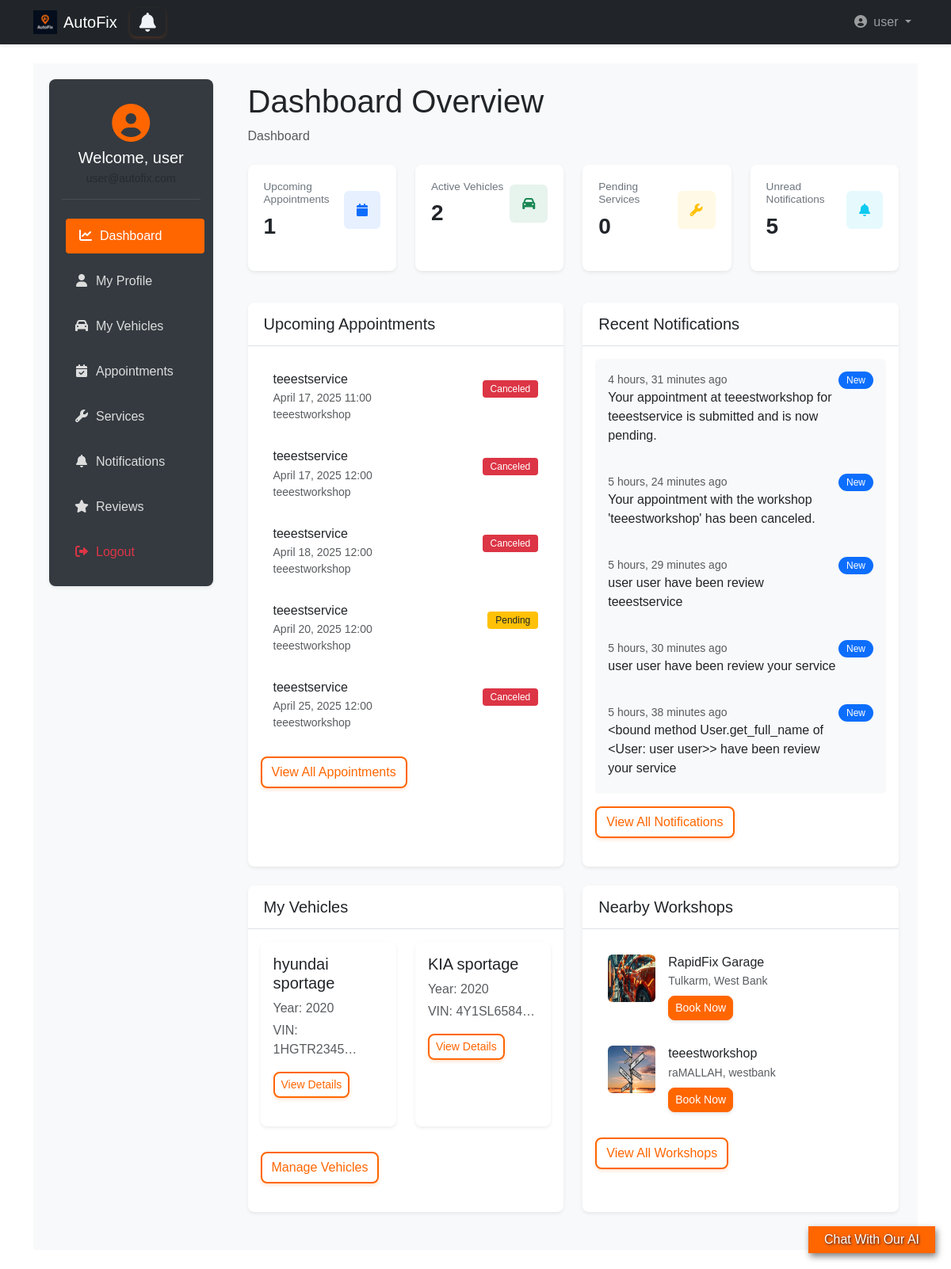
The app's page /user_dashboard/user/dashboard/ (signed in), older data.
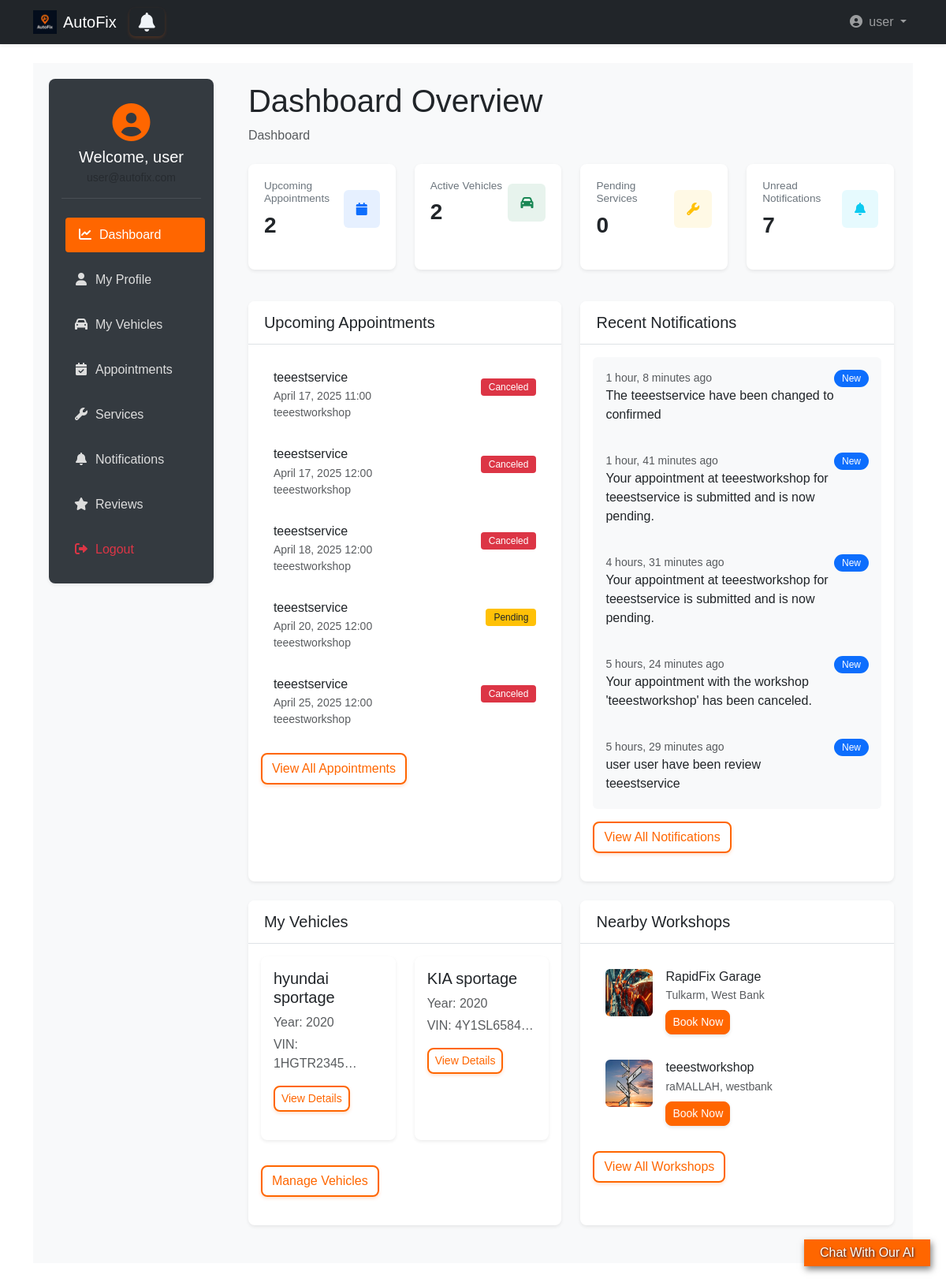
The same page, newer data.
### bookings/models.py (models this page shows, shortened)
class Booking(models.Model):
    STATUS_CHOICES = [
        ('pending', 'Pending'),
        ('confirmed', 'Confirmed'),
        ('completed', 'Completed'),
        ('canceled', 'Canceled'),
    ]
    user = models.ForeignKey(User, on_delete=models.CASCADE)
    car = models.ForeignKey(Car, on_delete=models.CASCADE, null=True, related_name='car_bookings')
    workshop = models.ForeignKey(Workshop, on_delete=models.CASCADE)
    service = models.ForeignKey(Service, on_delete=models.CASCADE, related_name='booking')
    appointment_date = models.DateTimeField()
    status = models.CharField(max_length=20, choices=STATUS_CHOICES, default='pending')
    created_at = models.DateTimeField(auto_now_add=True)
    objects = BookingManger()
    class Meta:
        ordering = ['-appointment_date']

class Notification(models.Model):
    user = models.ForeignKey(User, on_delete=models.CASCADE)
    message = models.CharField(max_length=255)  # Short message for the notification
    is_read = models.BooleanField(default=False)  # Whether the user has read the notification
    created_at = models.DateTimeField(auto_now_add=True)  # Timestamp when created
    booking = models.ForeignKey(Booking, on_delete=models.CASCADE, related_name='notifications')  # Link to a booking
    class Meta:
        ordering = ['-created_at']  # Order by newest first

### workshops/models.py (models this page shows, shortened)
class Service(models.Model):
    workshop = models.ForeignKey(Workshop, on_delete=models.CASCADE, related_name='services')
    name = models.CharField(max_length=255)
    price = models.DecimalField(max_digits=10, decimal_places=2)
    description = models.TextField(blank=True)
    duration = models.PositiveIntegerField(help_text="Duration in minutes")

class Workshop(models.Model):
    name = models.CharField(max_length=255)
    address = models.ForeignKey(Address, on_delete=models.CASCADE)
    phone = models.CharField(max_length=15)
    description = models.TextField(blank=True)
    image = models.ImageField(upload_to='workshops_images/', null=True, blank=True)
    owner = models.OneToOneField(User, on_delete=models.CASCADE, related_name="workshop", null=True)

### cars/models.py (models this page shows, shortened)
class Car(models.Model):
    user = models.ForeignKey(User, on_delete=models.CASCADE)
    make = models.CharField(max_length=255)
    model = models.CharField(max_length=255)
    year = models.IntegerField(null=True, blank=True)
    vin = models.CharField(max_length=17, unique=True)
    objects = CarManager()

### locations/models.py (models this page shows, shortened)
class Address(models.Model):
    street = models.CharField(max_length=255)
    city = models.CharField(max_length=255)
    region = models.CharField(max_length=255)
    country = models.CharField(max_length=255)
    postal_code = models.CharField(max_length=20)
    latitude = models.FloatField(blank=True, null=True)
    longitude = models.FloatField(blank=True, null=True)
    objects = AddressManager()
    class Meta:
        verbose_name_plural = "Addresses"

### user_dashboard/views.py (the view)
# urls.py: path('user_dashboard/', include('user_dashboard.urls')),
def user_dashboard(request):
    if request.user.is_authenticated and not ( request.user.is_workshop_owner or request.user.is_superuser ):
        upcoming_appointments = Booking.objects.filter(
           user=request.user,
           appointment_date__gte=datetime.date.today(),
           appointment_date__lte=datetime.date.today() + datetime.timedelta(days=30),
        ).order_by('appointment_date')[:5]
        recent_notifications = Notification.objects.filter(
           user=request.user,
        ).order_by('-created_at')[:5]
        user_cars = Car.objects.filter(user=request.user)
        nearby_workshops = Workshop.objects.all()[:3]
        stats = {
            'upcoming_appointments': Booking.objects.filter(
                user=request.user,
                appointment_date__gte=datetime.date.today(),
                status__in=['pending', 'confirmed']
             ).count(),
             'active_vehicles': user_cars.count(),
             'pending_services': 0,  # This would come from maintenance reminders
             'unread_notifications': Notification.objects.filter(
                user=request.user,
                is_read=False
              ).count()
        }
        context = {
            'upcoming_appointments': upcoming_appointments,
            'recent_notifications': recent_notifications,
            'user_cars': user_cars,
            'nearby_workshops': nearby_workshops,
            'stats': stats,
        }
        return render(request, 'user_dashboard/dashboard.html', context)
    return redirect('landing:main')

### accounts/models.py (called while the page is built)
    def get_short_name(self):
        return self.first_name

### templates/user_dashboard/dashboard.html (shortened to what the changed rows need)
{% extends 'base2.html' %}
{% load static bootstrap5 %}
{% block extra_css %}
<link rel="stylesheet" href="{% static 'css/user_dashboard.css' %}">
{% endblock %}
{% block content %}
<div class="wrapper d-flex">
    <main class="main-content flex-grow-1 p-4">
        <div class="dashboard-header mb-4">
            <h1>Dashboard Overview</h1>
        </div>
        <div class="row stats-cards mb-4">
            <div class="col-md-3 mb-3">
                <div class="card h-100 shadow-sm">
                    <div class="card-body">
                        <div class="d-flex justify-content-between align-items-center">
                            <div>
                                <h6 class="text-muted mb-2">Upcoming Appointments</h6>
                                <h3 class="mb-0">{{ stats.upcoming_appointments }}</h3>
                            </div>
                        </div>
                    </div>
                </div>
            </div>
            <div class="col-md-3 mb-3">
                <div class="card h-100 shadow-sm">
                    <div class="card-body">
                        <div class="d-flex justify-content-between align-items-center">
                            <div>
                                <h6 class="text-muted mb-2">Unread Notifications</h6>
                                <h3 class="mb-0">{{ stats.unread_notifications }}</h3>
                            </div>
                        </div>
                    </div>
                </div>
            </div>
        </div>
        <div class="row">
            <div class="col-lg-6 mb-4">
                <div class="card shadow-sm h-100">
                    <div class="card-body">
                        {% if upcoming_appointments %}
                            <div class="list-group">
                                {% for appointment in upcoming_appointments %}
                                <div class="list-group-item border-0 py-3">
                                    <div class="d-flex justify-content-between align-items-center">
                                        <div>
                                            <h6 class="mb-1">{{ appointment.service.name }}</h6>
                                            <small class="text-muted">{{ appointment.appointment_date|date:"F j, Y H:i" }}</small>
                                        </div>
                                        <span class="badge
                                            {% if appointment.status == 'confirmed' %}bg-primary
                                            {% elif appointment.status == 'pending' %}bg-warning text-dark
                                            {% elif appointment.status == 'completed' %}bg-secondary
                                            {% else %}bg-danger{% endif %}">
                                            {{ appointment.get_status_display }}
                                        </span>
                                    </div>
                                    <small class="text-muted">{{ appointment.workshop.name }}</small>
                                </div>
                                {% endfor %}
                            </div>
                        {% endif %}
                    </div>
                </div>
            </div>
            <div class="col-lg-6 mb-4">
                <div class="card shadow-sm h-100">
                    <div class="card-body">
                        {% if recent_notifications %}
                            <div class="list-group">
                                {% for notification in recent_notifications %}
                                <div class="list-group-item border-0 py-3 {% if not notification.is_read %}bg-light{% endif %}">
                                    <div class="d-flex justify-content-between align-items-start">
                                        <div>
                                            <small class="text-muted">{{ notification.created_at|timesince }} ago</small>
                                            <p class="mb-1">{{ notification.message }}</p>
                                        </div>
                                        {% if not notification.is_read %}
                                        <span class="badge bg-primary rounded-pill">New</span>
                                        {% endif %}
                                    </div>
                                </div>
                                {% endfor %}
                            </div>
                        {% else %}
                            <div class="text-center py-3">
                                <i class="fas fa-bell-slash fa-3x text-muted mb-3"></i>
                                <h5>No notifications</h5>
                                <p class="text-muted">You don't have any notifications yet</p>
                            </div>
                        {% endif %}
                    </div>
                </div>
            </div>
        </div>
        <div class="row">
            <div class="col-lg-6 mb-4">
                <div class="card shadow-sm h-100">
                    <div class="card-body">
                        {% if user_cars %}
                            <div class="row">
                                {% for car in user_cars %}
                                <div class="col-md-6 mb-3">
                                    <div class="card h-100 shadow-sm">
                                        <div class="card-body">
                                            <h5 class="card-title">{{ car.make }} {{ car.model }}</h5>
                                            <p class="card-text text-muted mb-1">Year: {{ car.year }}</p>
                                            <p class="card-text text-muted">VIN: {{ car.vin|truncatechars:10 }}</p>
                                            <a href="{% url 'user_dashboard:vehicles' %}" class="btn btn-sm btn-outline-primary">View Details</a>
                                        </div>
                                    </div>
                                </div>
                                {% endfor %}
                            </div>
                        {% endif %}
                    </div>
                </div>
            </div>
            <div class="col-lg-6 mb-4">
                <div class="card shadow-sm h-100">
                    <div class="card-body">
                        {% if nearby_workshops %}
                            <div class="list-group">
                                {% for workshop in nearby_workshops %}
                                <div class="list-group-item border-0 py-3">
                                    <div class="d-flex">
                                        {% if workshop.image %}
                                        <img src="{{ workshop.image.url }}" class="rounded me-3" width="60" height="60" alt="{{ workshop.name }}">
                                        {% else %}
                                        <div class="rounded me-3 bg-secondary text-white d-flex align-items-center justify-content-center" style="width: 60px; height: 60px;">
                                            <i class="fas fa-wrench fa-2x"></i>
                                        </div>
                                        {% endif %}
                                        <div>
                                            <h6 class="mb-1">{{ workshop.name }}</h6>
                                            <small class="text-muted">{{ workshop.address.city }}, {{ workshop.address.region }}</small>
                                            <div class="mt-2">
                                                <a href="{% url 'user_dashboard:add_appointment' %}" class="btn btn-sm btn-warning">Book Now</a>
                                            </div>
                                        </div>
                                    </div>
                                </div>
                                {% endfor %}
                            </div>
                        {% else %}
                            <div class="text-center py-3">
                                <i class="fas fa-wrench fa-3x text-muted mb-3"></i>
                                <h5>No nearby workshops</h5>
                                <p class="text-muted">We couldn't find any workshops near you</p>
                            </div>
                        {% endif %}
                    </div>
                </div>
            </div>
        </div>
    </main>
</div>
{% endblock %}

Row changes from the older to the newer data that the page shows:
no longer on this page (row unchanged): Notification: created_at "5 hours, 30 minutes", message "user user have been review your service", is_read "New"
no longer on this page (row unchanged): Notification: created_at "5 hours, 38 minutes", message "<bound method User.get_full_name of <User: user user>> have been review your service", is_read "New"
added Notification: created_at "1 hour, 8 minutes", message "The teeestservice have been changed to confirmed", is_read "New"
added Notification: created_at "1 hour, 41 minutes", message "Your appointment at teeestworkshop for teeestservice is submitted and is now pending.", is_read "New"
Text that changed along with them:
{{ stats.upcoming_appointments }}: "1" → "2"
{{ stats.unread_notifications }}: "5" → "7"
